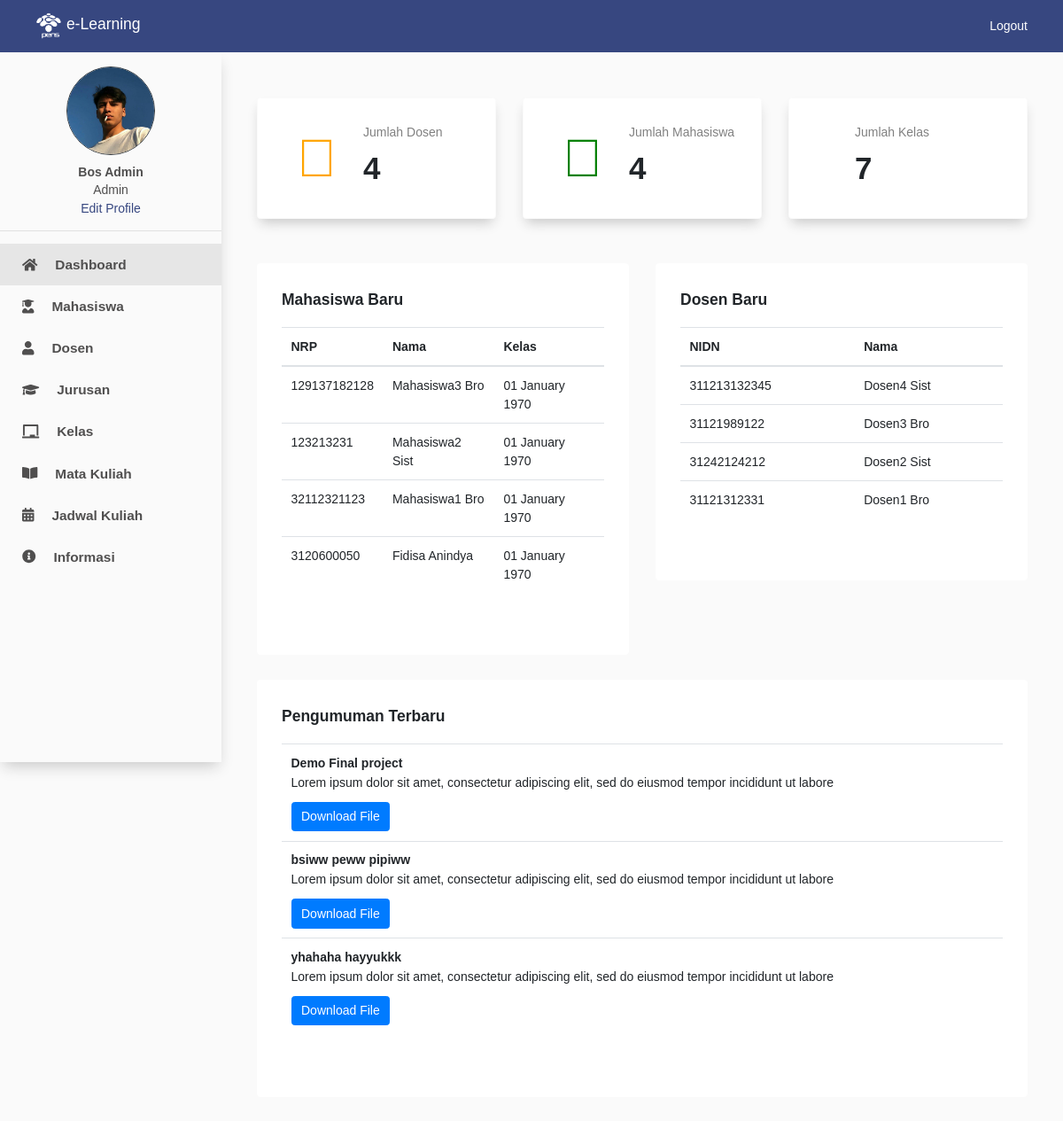
/view/admin/dashboard.php (signed in), run on the app's committed database.
### tables this page shows
CREATE TABLE `user` (
  `id` int(11) NOT NULL,
  `user_id` int(11) NOT NULL,
  `nama` varchar(100) NOT NULL,
  `email` varchar(100) NOT NULL,
  `password` varchar(100) NOT NULL,
  `nama_foto` varchar(100) NOT NULL,
  `tipe_foto` varchar(100) NOT NULL,
  `role` varchar(100) NOT NULL
);

CREATE TABLE `mahasiswa` (
  `id` int(11) NOT NULL,
  `nrp` varchar(100) NOT NULL,
  `nama_depan` varchar(100) NOT NULL,
  `nama_belakang` varchar(100) NOT NULL,
  `kelas_id` int(11) NOT NULL,
  `gender` varchar(100) NOT NULL,
  `alamat` varchar(100) NOT NULL,
  `nama_foto` varchar(100) NOT NULL,
  `tipe_foto` varchar(100) NOT NULL
);

CREATE TABLE `kelas` (
  `id` int(11) NOT NULL,
  `kelas` varchar(100) NOT NULL
);

CREATE TABLE `dosen` (
  `id` int(11) NOT NULL,
  `nidn` varchar(100) NOT NULL,
  `nama_depan` varchar(100) NOT NULL,
  `nama_belakang` varchar(100) NOT NULL,
  `jenis_kelamin` varchar(100) NOT NULL,
  `alamat` varchar(100) NOT NULL,
  `nohp` varchar(100) NOT NULL,
  `nama_foto` varchar(100) NOT NULL,
  `tipe_foto` varchar(100) NOT NULL
);

CREATE TABLE `informasi` (
  `id` int(11) NOT NULL,
  `judul` varchar(100) NOT NULL,
  `deskripsi` varchar(100) NOT NULL,
  `nama_file` varchar(100) NOT NULL
);

### view/admin/dashboard.php (the view, shortened to what this page needs)
<?php
include '../../config/connection.php';
$id = $_SESSION['id'];
$query = mysqli_query($connection, "SELECT * FROM user WHERE id = $id");
$result = mysqli_fetch_assoc($query);
?>
<!DOCTYPE html>
<html lang="en">
<head>
    <link rel="stylesheet" href="https://cdn.jsdelivr.net/npm/bootstrap@4.6.0/dist/css/bootstrap.min.css">
    <link rel="stylesheet" href="https://cdnjs.cloudflare.com/ajax/libs/font-awesome/5.13.0/css/all.min.css">
    <link rel="stylesheet" href="../style.css">
</head>
<body style="background: #fafafa">
    <nav class="navbar navbar-light fixed-top" style="padding: 10px 40px; background-color: #374780">
        <a class="navbar-brand" href="#" style="color: #ffff">
            <img src="../assets/pens_putih.png" width="30" height="30" class="d-inline-block align-top" alt="">
            e-Learning
        </a>
        <span class="navbar-text">
            <a href="../../config/logout.php" style="color: #ffff; text-decoration: none">Logout</a>
        </span>
    </nav>
    <div class="wrapper">
        <nav id="sidebar">
            <div style="text-align: center; margin-top: 15px">
                <?php
                if ($result['nama_foto'] == '') {
                ?><img src="../assets/user.png" width="90px" height="90px" class="rounded-circle border border-dark"><br><br>
                <?php
                } else {
                ?><img src="../../profileUser/<?php echo $result['nama_foto'] ?>" width="100px" height="100px" class="rounded-circle border border-dark"><br><br>
                <?php
                }
                ?>
                <p style="margin-top: -12px; font-weight: bold; margin-bottom: 2px"><?php echo $result['nama'] ?></p>
                <p style="margin-top: -3px; margin-bottom: 0px">Admin</p>
                <a href="" style="color:#374780" data-toggle="modal" data-target="#editProfile">Edit Profile</a>
            </div>
            <hr>
            <ul class="list-unstyled components" style="margin-top: 10px">
                <li class="active">
                    <a href="dashboard.php"><span class="fas fa-home" style="margin-right: 20px;"></span>Dashboard</a>
                </li>
                <li>
                    <a href="daftarMahasiswa.php"><span class="fas fa-user-graduate" style="margin-right: 20px;"></span>Mahasiswa</a>
                </li>
                <li>
                    <a href="daftarDosen.php"><span class="fas fa-user" style="margin-right: 20px;"></span>Dosen</a>
                </li>
                <li>
                    <a href="daftarJurusan.php"><span class="fas fa-graduation-cap" style="margin-right: 20px;"></span>Jurusan</a>
                </li>
                <li>
                    <a href="daftarKelas.php"><span class="fas fa-chalkboard" style="margin-right: 20px;"></span>Kelas</a>
                </li>
                <li>
                    <a href="daftarMatkul.php"><span class="fas fa-book-open" style="margin-right: 20px;"></span>Mata Kuliah</a>
                </li>
                <li>
                    <a href="jadwalKuliah.php"><span class="fas fa-calendar-alt" style="margin-right: 20px;"></span>Jadwal Kuliah</a>
                </li>
                <li>
                    <a href="informasi.php"><span class="fas fa-info-circle" style="margin-right: 20px;"></span>Informasi</a>
                </li>
            </ul>
        </nav>
        <div class="content">
            <div style="padding: 30px 20px">
                <div class="row">
                    <div class="col-md-4">
                        <div class="card" style="padding: 10px 10px 10px 30px; border-color: rgb(250, 250, 250); box-shadow: 0 8px 13px -4px rgb(199, 199, 199);">
                            <div class="card-body" style="flex-direction: column; align-items: flex-start;">
                                <div style="display: flex;">
                                    <i class="fal fa-user-tie" style="font-size: 60px; color:orange; margin-top: 10px"></i>
                                    <div class="display: column" style="margin-left: 30px">
                                        <p style="color:grey">Jumlah Dosen</p>
                                        <?php
                                        $jDosen = mysqli_num_rows(mysqli_query($connection, "SELECT * FROM dosen"));
                                        ?>
                                        <h1 style="margin-top: -5px; font-weight: bold"><?php echo $jDosen ?></h1>
                                    </div>
                                </div>
                            </div>
                        </div>
                    </div>
                    <div class="col-md-4">
                        <div class="card" style="padding: 10px 10px 10px 30px; border-color: rgb(250, 250, 250); box-shadow: 0 8px 13px -4px rgb(199, 199, 199);">
                            <div class="card-body" style="flex-direction: column; align-items: flex-start;">
                                <div style="display: flex;">
                                    <i class="fal fa-user-graduate" style="font-size: 60px; color:green; margin-top: 10px"></i>
                                    <div class="display: column" style="margin-left: 30px">
                                        <p style="color:grey">Jumlah Mahasiswa</p>
                                        <?php
                                        $jMahasiswa = mysqli_num_rows(mysqli_query($connection, "SELECT * FROM mahasiswa"));
                                        ?>
                                        <h1 style="margin-top: -5px; font-weight: bold"><?php echo $jMahasiswa ?></h1>
                                    </div>
                                </div>
                            </div>
                        </div>
                    </div>
                    <div class="col-md-4">
                        <div class="card" style="padding: 10px 10px 10px 30px; border-color: rgb(250, 250, 250); box-shadow: 0 8px 13px -4px rgb(199, 199, 199);">
                            <div class="card-body" style="flex-direction: column; align-items: flex-start;">
                                <div style="display: flex;">
                                    <div class="display: column" style="margin-left: 30px">
                                        <p style="color:grey">Jumlah Kelas</p>
                                        <?php
                                        $jKelas = mysqli_num_rows(mysqli_query($connection, "SELECT * FROM kelas"));
                                        ?>
                                        <h1 style="margin-top: -5px; font-weight: bold"><?php echo $jKelas ?></h1>
                                    </div>
                                </div>
                            </div>
                        </div>
                    </div>
                </div>
                <div class="row" style="margin-top: 50px;">
                    <div class="col-md-6">
                        <div class="jumbotron" style="background-color: white">
                            <h5 style="font-weight: bold; margin-top: -25px; margin-bottom: 20px">Mahasiswa Baru</h5>
                            <table class="table">
                                <thead>
                                    <tr>
                                        <th scope="col">NRP</th>
                                        <th scope="col">Nama</th>
                                        <th scope="col">Kelas</th>
                                    </tr>
                                </thead>
                                <tbody>
                                    <?php
                                    $mahasiswa = mysqli_query($connection, "SELECT * FROM mahasiswa ORDER BY id DESC LIMIT 5");
                                    foreach ($mahasiswa as $key => $value) {
                                    ?>
                                        <tr>
                                            <td><?php echo $value['nrp'] ?></td>
                                            <td><?php echo $value['nama_depan']  . ' ' . $value['nama_belakang'] ?></td>
                                            <?php $kelas = mysqli_fetch_assoc(mysqli_query($connection, "SELECT * FROM kelas WHERE id = $value[kelas_id]")); ?>
                                            <td><?php echo date('d F Y', strtotime($kelas['kelas'])) ?></td>
                                        </tr>
                                    <?php
                                    } ?>
                                </tbody>
                            </table>
                        </div>
                    </div>
                    <div class="col-md-6">
                        <div class="jumbotron" style="background-color: white">
                            <h5 style="font-weight: bold; margin-top: -25px; margin-bottom: 20px">Dosen Baru</h5>
                            <table class="table">
                                <thead>
                                    <tr>
                                        <th scope="col">NIDN</th>
                                        <th scope="col">Nama</th>
                                    </tr>
                                </thead>
                                <tbody>
                                    <?php
                                    $dosen = mysqli_query($connection, "SELECT * FROM dosen ORDER BY id DESC LIMIT 5");
                                    foreach ($dosen as $key => $value) {
                                    ?>
                                        <tr>
                                            <td><?php echo $value['nidn'] ?></td>
                                            <td><?php echo $value['nama_depan']  . ' ' . $value['nama_belakang'] ?></td>
                                        </tr>
                                    <?php
                                    } ?>
                                </tbody>
                            </table>
                        </div>
                    </div>
                </div>
                <div class="jumbotron" style="background-color: white">
                    <h5 style="font-weight: bold; margin-top: -25px; margin-bottom: 20px">Pengumuman Terbaru</h5>
                    <table class="table">
                        <tbody>
                            <?php
                            $info = mysqli_query($connection, "SELECT * FROM informasi ORDER BY id DESC LIMIT 3");
                            foreach ($info as $value) {
                            ?>
                                <tr>
                                    <td><?php echo "<p style='margin-bottom:-20px; font-weight: bold'>$value[judul]</p>" ?>
                                        <br><?php echo "<p style='margin-bottom:-10px; text-align: justify'>$value[deskripsi]</p>" ?>
                                        <br><a href="../../config/download.php?filename=<?php echo $value['nama_file'] ?>" class="btn btn-primary">Download File</a>
                                    </td>
                                </tr>
                            <?php
                            } ?>
                        </tbody>
                    </table>
                </div>
            </div>
        </div>
    </div>
</body>
</html>

### view/style.css (style rules this page uses)
* { font-family: 'Poppins', sans-serif; font-size: 14px; }
.wrapper { display: flex; width: 100%; align-items: stretch; margin-top: 60px }
a, a:hover, a:focus { color: inherit; text-decoration: none; transition: all 0.3s; }
#sidebar { min-width: 250px; max-width: 250px; min-height: 100vh; background: rgb(250, 250, 250); color: rgb(80, 79, 79); transition: all 0.3s; box-shadow: 0 8px 16px -4px rgb(199, 199, 199); position: fixed; }
#sidebar ul li a { padding: 12px 25px; font-size: 1.1em; display: block; font-weight: 600; }
#sidebar ul li.active { color: rgb(80, 79, 79); background: #e6e6e6; }
.content { width: 100%; padding: 20px; min-height: 100vh; margin-left: 250px; }
.card-body { padding: 1.3rem 1rem; display: flex; align-items: center; }

### data on the page
user: nama_foto (picture), nama "Bos Admin"
mahasiswa: nrp "129137182128", nama_depan "Mahasiswa3", nama_belakang "Bro", kelas.kelas "01 January 1970"
mahasiswa: nrp "123213231", nama_depan "Mahasiswa2", nama_belakang "Sist", kelas.kelas "01 January 1970"
mahasiswa: nrp "32112321123", nama_depan "Mahasiswa1", nama_belakang "Bro", kelas.kelas "01 January 1970"
mahasiswa: nrp "3120600050", nama_depan "Fidisa", nama_belakang "Anindya", kelas.kelas "01 January 1970"
dosen: nidn "311213132345", nama_depan "Dosen4", nama_belakang "Sist"
dosen: nidn "31121989122", nama_depan "Dosen3", nama_belakang "Bro"
dosen: nidn "31242124212", nama_depan "Dosen2", nama_belakang "Sist"
dosen: nidn "31121312331", nama_depan "Dosen1", nama_belakang "Bro"
informasi: judul "Demo Final project", deskripsi "Lorem ipsum dolor sit amet, consectetur adipiscing elit, sed do eiusmod tempor incididunt ut labore"
informasi: judul "bsiww peww pipiww", deskripsi "Lorem ipsum dolor sit amet, consectetur adipiscing elit, sed do eiusmod tempor incididunt ut labore"
informasi: judul "yhahaha hayyukkk", deskripsi "Lorem ipsum dolor sit amet, consectetur adipiscing elit, sed do eiusmod tempor incididunt ut labore"

### other printed values
$jDosen "4"
$jMahasiswa "4"
$jKelas "7"
